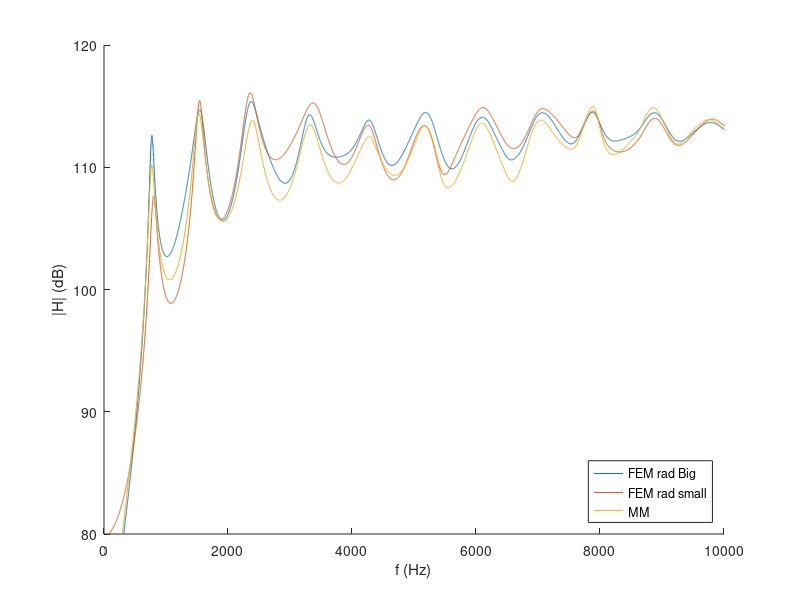
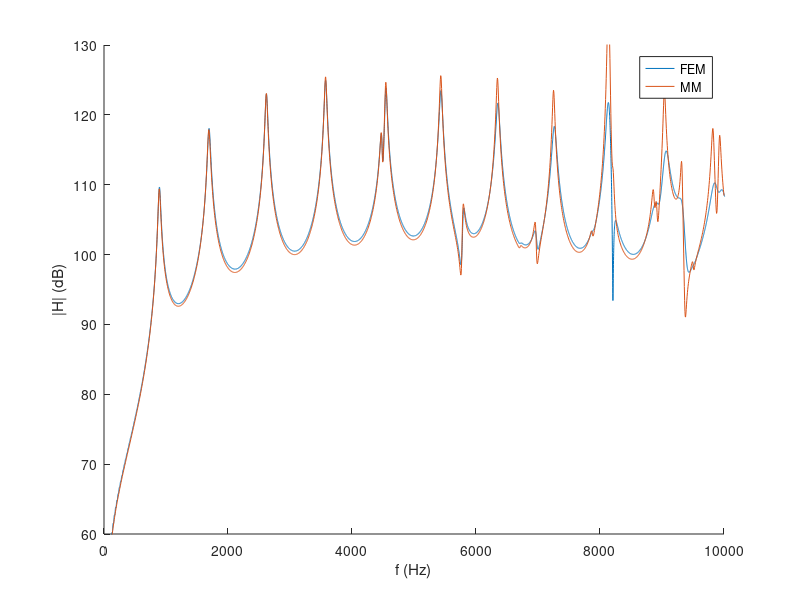

The MATLAB source for these figures, in order:
% compare FEM and MM for the elephant trunk test case

load elephant_radbig_coarse_out_3D.mat
Hrb = H;
load elephant_rad_out_3D.mat
load elephant_ac_press_MM.txt

% conversion factor from CGS to MKSA
input_area = pi*0.75*0.75;
norm_area = pi*3*3;
l = 0.25;
fac = (10^5)/2/pi;

figure
hold on
plot(f, 20*log10(abs(Hrb)))
plot(f, 20*log10(abs(H)))
plot(elephant_ac_press_MM(:,1), 20*log10(fac*elephant_ac_press_MM(:,2)))
xlim([0 10000])
ylim([80 120])
xlabel('f (Hz)')
ylabel('|H| (dB)')
legend('FEM rad Big', 'FEM rad small', 'MM', 'location', 'southeast')


%% zero pressure at the opening

load elephant_p0_out_3D.mat
load elephant_ac_press_MM_p0.txt

fac = input_area*(10^5);

figure
hold on
plot(f, 20*log10(abs(H)))
plot(elephant_ac_press_MM_p0(:,1), 20*log10(fac*elephant_ac_press_MM_p0(:,2)))

xlim([0 10000])
ylim([60 130])
xlabel('f (Hz)')
ylabel('|H| (dB)')
legend('FEM', 'MM')